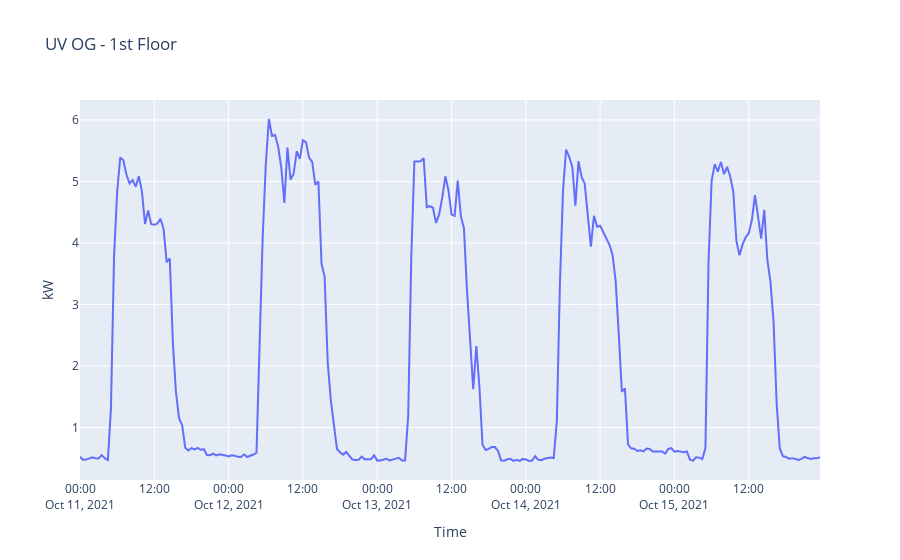

Notebook source saved alongside this figure:
### Code cell
px.line(
    x=df.index, y=df.kw, 
    title='UV OG - 1st Floor',
    labels={
        'x': 'Time',
        'y': 'kW'
    })

### Figure 1 — Plotly figure (JSON) as saved in the notebook; plotly's stock layout.template omitted (floating-point values rounded to 4 significant figures; data arrays with more than 128 entries replaced by an {"elided": "..."} marker saying what was removed)
{"data": [{"hovertemplate": "Time=%{x}<br>kW=%{y}<extra></extra>", "legendgroup": "", "line": {"color": "#636efa", "dash": "solid"}, "marker": {"symbol": "circle"}, "mode": "lines", "name": "", "orientation": "v", "showlegend": false, "type": "scatter", "x": {"elided": "240 str values"}, "xaxis": "x", "y": {"elided": "240 float values"}, "yaxis": "y"}], "layout": {"legend": {"tracegroupgap": 0}, "title": {"text": "UV OG - 1st Floor"}, "xaxis": {"anchor": "y", "domain": [0, 1], "title": {"text": "Time"}}, "yaxis": {"anchor": "x", "domain": [0, 1], "title": {"text": "kW"}}}}
